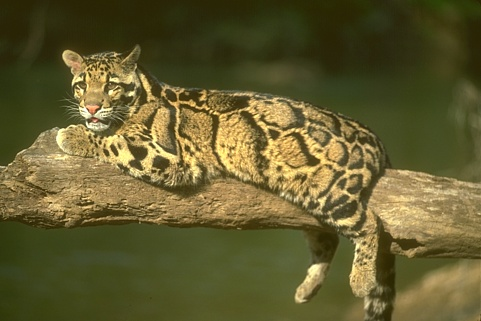
#> input picture 160068.jpg, 481 x 321 px
$ python denoise.py
#> lines starting #> are read from the running program, lines starting #| are printed output that depends on the picture
### utils.py
import numpy as np
from scipy.stats import multivariate_normal
import logging
import tqdm
import os
# [95 lines left out: functions im2col, scol2im, loggausspdf2, not called in this run]


def rgb2gray(rgb):

    r, g, b = rgb[:,:,0], rgb[:,:,1], rgb[:,:,2]
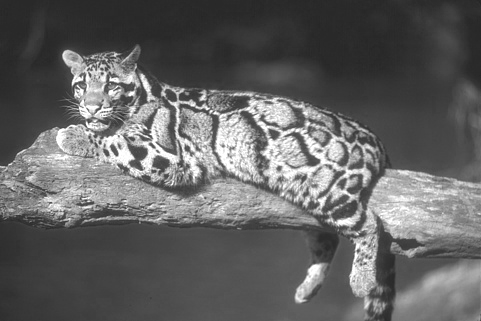
#> r: shape (321, 481); min 38, max 255, mean 99.2
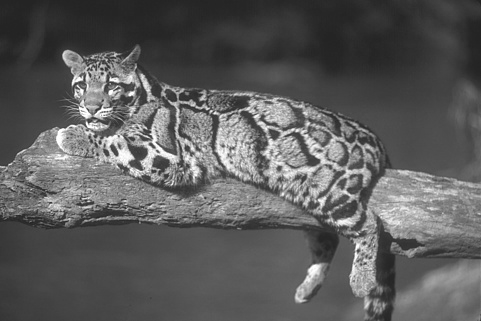
#> g: shape (321, 481); min 35, max 255, mean 92.2
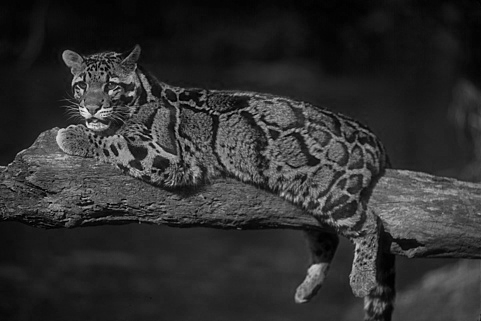
#> b: shape (321, 481); min 0, max 241, mean 47.5
    gray = 0.2989 * r + 0.5870 * g + 0.1140 * b

    return gray


# [70 lines left out: functions GMM_log_p, get_logger, not called in this run]

### constructGMM.py

import numpy as np
class GMM_from_learned_model():
    """
    Construct GMM model from data
    """
    def __init__(self,data_path):
        super(GMM_from_learned_model, self).__init__()
        self.weights_=np.loadtxt(f"{data_path}/mixweights.txt")
        self.means_=np.loadtxt(f"{data_path}/means.txt",delimiter=",")
        self.covariances_=np.loadtxt(f"{data_path}/covs.txt",delimiter=",").reshape([64,200,64]).transpose(0,2,1)

### denoise.py
'''
Test one sample image in denoising
'''
import numpy as np
from utils import rgb2gray
from skimage.io import imread,imsave
from constructGMM import GMM_from_learned_model
from aprxMAPGMM import aprxMAPGMM
from EPLLhalfQuadraticSplit import EPLL_half_quadratic_split
from utils import GMM_log_p
import os


if __name__=="__main__":
    save_path="denoise_result"

    # create save dir
    if not os.path.exists(save_path):
        os.makedirs(save_path)
    np.random.seed(234)
    #load image
    img=np.float32(rgb2gray(imread('160068.jpg')))/255.
#> img: shape (321, 481) float32; min 0.125, max 0.994, mean 0.35
    patch_size=8
    #add noise
    noiseSD = 25/255;
    noise_image = img + noiseSD*np.random.normal(0,1,img.shape[0]*img.shape[1]).reshape(img.shape)
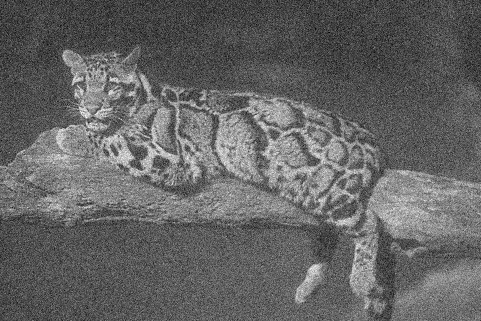
#> noise_image: shape (321, 481) float64; min -0.244, max 1.26, mean 0.35; drawn with min black and max white
    #noise_image=np.loadtxt("noise_image.txt",delimiter=",")

    GMM_path="GSModel_8x8_200_2M_noDC_zeromean"
    GS=GMM_from_learned_model(GMM_path)
#> (the run stopped early here; a loop or call above may not have finished)

$ run again, with new.jpg copied over 160068.jpg
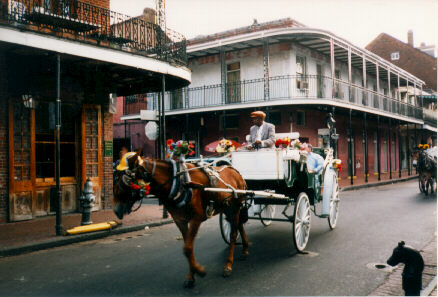
#> input picture new.jpg, 438 x 297 px
#> in rgb2gray, `r, g, b = rgb[:,:,0], rgb[:,:,1], rgb[:,:,2]`:
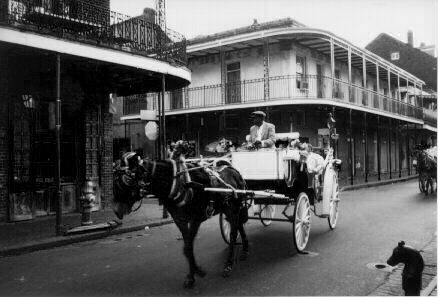
#> b: shape (297, 438); min 0, max 255, mean 90.7
#> `noise_image = img + noiseSD*np.random.normal(0,1,img.shape[0]*img.shap..`:
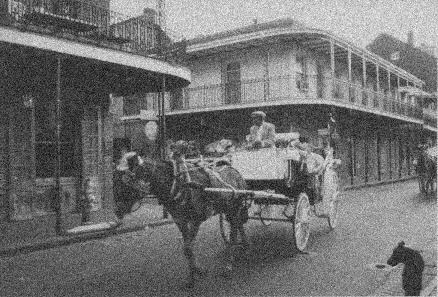
#> noise_image: shape (297, 438) float64; min -0.337, max 1.29, mean 0.388; drawn with min black and max white
